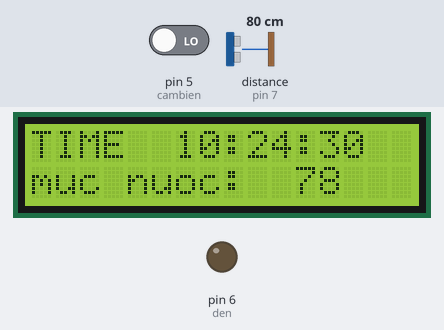
The sketch below on a simulated Arduino Uno, built with avr-gcc and run on an emulated ATmega328P. On the bench: 16×2 character LCD, output pins drawn as LEDs (lit = HIGH). Wiring (inferred from the names in the program): ultrasonic range finder: trigger pin 8; echo pin 7. The inputs (shaded band) are chosen by the test bench; at power-on: pin 5 (cambien) LOW, distance to the obstacle (sensor on pin 7) 80 cm. The echo pulse lasts 58.3 µs per cm; the local clock reads 2024-03-15 10:24:30 at power-on unless the sketch sets it; pins used as bus, display or sensor lines are not drawn; what the sketch prints to the serial monitor is not drawn.

Above: at 1.3 s.
1.4 s: pin 5 (cambien) driven HIGH
At 3.2 s:
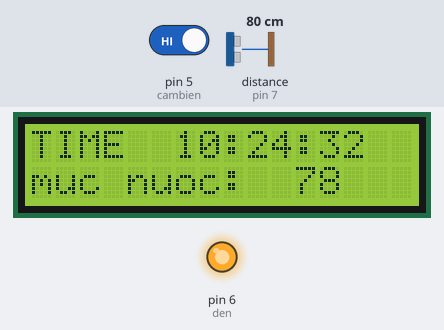
4.5 s: distance to the obstacle (sensor on pin 7) set to 2 cm
At 5.9 s:
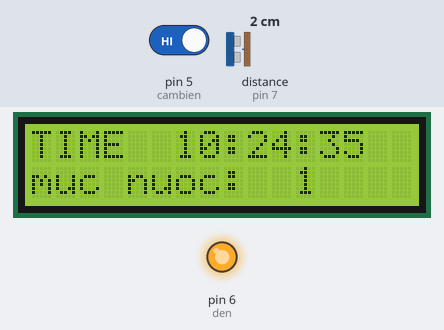
7.6 s: distance to the obstacle (sensor on pin 7) set to 4 cm
At 9.1 s:
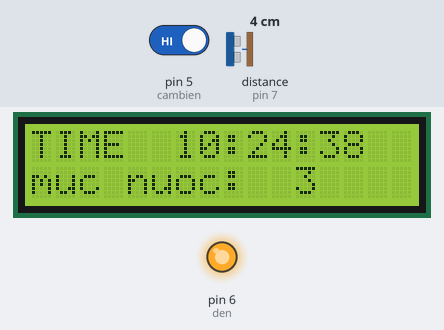
9.7 s: distance to the obstacle (sensor on pin 7) set to 9 cm
At 11.1 s:
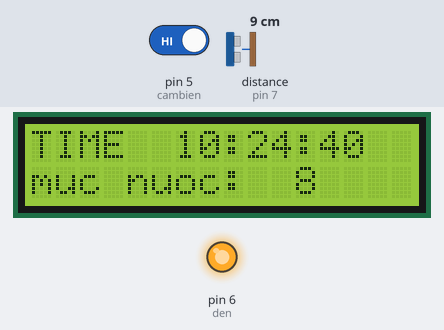
Timing chart, 0 to 12.7 s (numbered marks = the images above; inputs shaded):
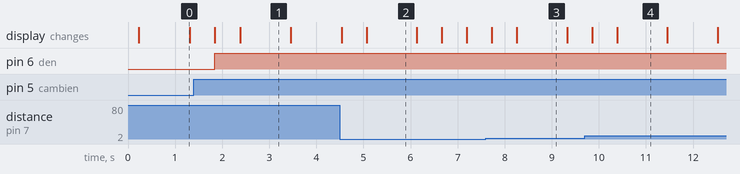

Measured:
- after the input at 1.4 s, pin 6 (den): LOW → HIGH after 0.45 s
- what the display in image 0 shows lasts 1.1 s, from 0.2 s to 1.3 s

The sketch:

_qwe.ino
```cpp
const int trig = 8; //Khai báo chân trig nối với chân số 8 là hằng số
const int echo=7; //Khai báo chân echo nối với chân số 7 là hằng số
const int  sda = 1;
const int scl = 2;
int cambien = 5; //Chân cảm biến nối chân số 5 Arduino
int giatri;

int den = 6;

unsigned long thoigian; //Thời gian là kiểu số nguyên
int khoangcach; //Khoảng cách là kiểu số nguyên
#include "RTClib.h"
#include <Wire.h>
#include <LiquidCrystal_I2C.h>
LiquidCrystal_I2C lcd(0x3F,16,2); //LCD 16x02, địa chỉ I2C là 0X27
RTC_DS1307 rtc;
char daysOfTheWeek[7][12] = {"Sun", "Mon", "Tue", "Wed", "Thu", "Fri", "Sat"};
void setup ()
{
{
  Serial.begin(9600);

  pinMode(cambien, INPUT);

  pinMode(den,OUTPUT);
  digitalWrite(den,LOW); //Đèn mặc định là tắt

}
  lcd.begin (16,2);  // initialize the lcd
  lcd.backlight();//To Power ON the back light
  if (! rtc.begin())
  {
    lcd.print("Couldn't find RTC");
    while (1);
  }
if (! rtc.isrunning())
  {
    lcd.print("RTC is NOT running!");
  }
    //rtc.adjust(DateTime(F(__DATE__), F(__TIME__)));//auto update from computer time
    //rtc.adjust(DateTime(2014, 1, 21, 3, 0, 0));// to set the time manually

  Serial.begin(9600); //Mở cổng Serial ở 9600
  pinMode(trig, OUTPUT); //Chân trig xuất tín hiệu
  pinMode(echo, INPUT); //Chân echo nhận tín hiệu

   lcd.init();
  // Print a message to the LCD.
  lcd.backlight();
  lcd.setCursor(2,1);
  lcd.init(); //Khởi động LCD
  lcd.backlight(); //Bật đèn nền
  lcd.setCursor(1,0); //Cột 1, hàng 0
}

void loop()
{
  //Phát xung từ chân trig, có độ rộng là 10ms
  digitalWrite(trig,0); //Tắt chân trig
  delayMicroseconds(2);
  digitalWrite(trig,1); //bật chân trig để phát xung
  delayMicroseconds(10); //Xung có độ rộng là 10 microsecond
  digitalWrite(trig,0);

  //Chân echo sẽ nhận xung phản xạ lại

  //Và đo độ rộng xung cao ở chân echo
  thoigian = pulseIn (echo, HIGH);

  //Tính khoảng cách đến vật thể (Đơn vị đo là cm)
  //Tốc độ của âm thanh trong không khí là 340 m/s, tương đương 29,412 microSeconds/cm,
  //Do thời gian được tính từ lúc phát tín hiệu tới khi sóng âm phản xạ lại,
  //vì vậy phải chia cho 2
  khoangcach = int(thoigian / 2 / 29.412);


  //In lên Serial kết quả
  Serial.print("Khoảng cách: ");
  Serial.print(khoangcach);
  Serial.println("cm");

  lcd.setCursor(0,1);
  lcd.print("muc nuoc:");
  lcd.setCursor(11,1);
  lcd.print(khoangcach);

  if (khoangcach < 10)
  {
    lcd.setCursor(12,1);
    lcd.print(" ");
  }

  if (khoangcach >= 10 && khoangcach < 100)
  {
    lcd.setCursor(13,1);
    lcd.print(" ");
  }
  {
    DateTime now = rtc.now();
    lcd.setCursor(0, 0);
     lcd.print("TIME  ");
    if(now.hour()<=9)
    {
      lcd.print("0");
      lcd.print(now.hour());
    }
    else {
     lcd.print(now.hour());
    }
    lcd.print(':');
    if(now.minute()<=9)
    {
      lcd.print("0");
      lcd.print(now.minute());
    }
    else {
     lcd.print(now.minute());
    }
    lcd.print(':');
    if(now.second()<=9)
    {
      lcd.print("0");
      lcd.print(now.second());
    }
    else {
     lcd.print(now.second());
    }
    lcd.print("   ");
}
{
  giatri = digitalRead(cambien); //Đọc giá trị digital từ cảm biến và gán vào biến giatri

  if (giatri == 1) //Nếu giá trị đọc từ cảm biến là 1
  {
    Serial.print("Có người ");
    digitalWrite(den,HIGH); //Đèn bật
  }
  else
  {
    Serial.print("Không có người");
    digitalWrite(den,LOW); //Đèn tắt
  }

  Serial.print("     Giá trị cảm biến là: ");
  Serial.println(giatri);
  Serial.println("  ");
  //delay(200);

}
// {
  // DateTime now = rtc.now();
  // if(now.hour()<=9)
   //{
   //  Serial.print("0");
   //  Serial.print(now.hour());
  // }
  // else {
  //  Serial.print(now.hour());
  // }
  //  Serial.print(':');
  //  if(now.minute()<=9)
  //  {
   //   Serial.print("0");
    //  Serial.print(now.minute());
   // }
   // else {
    // Serial.print(now.minute());
   // }
   // Serial.print(':');
   // if(now.second()<=9)
  //  {
     // Serial.print("0");
    //  Serial.print(now.second());
    //}
   // else {
    // Serial.print(now.second());
   // }
    //Serial.println();

    //Serial.print(daysOfTheWeek[now.dayOfTheWeek()]);
   // Serial.print(",");
   // if(now.day()<=9)
    // //{
    //  Serial.print("0");
      //Serial.print(now.day());
   // }
   // else {
   //  Serial.print(now.day());
    //}
    //Serial.print('/');
    //if(now.month()<=9)
    //{
    //  Serial.print("0");
     // Serial.print(now.month());
   // }
    //else {
    // Serial.print(now.month());
   // // }
    //Serial.print('/');
   // if(now.year()<=9)
   // {
     // Serial.print("0");
    //  Serial.print(now.year());
   // }
   // else {
    // Serial.print(now.year());
    //}
   // Serial.println();
   // delay(1000);
 //}

  delay(500);

  }
```
